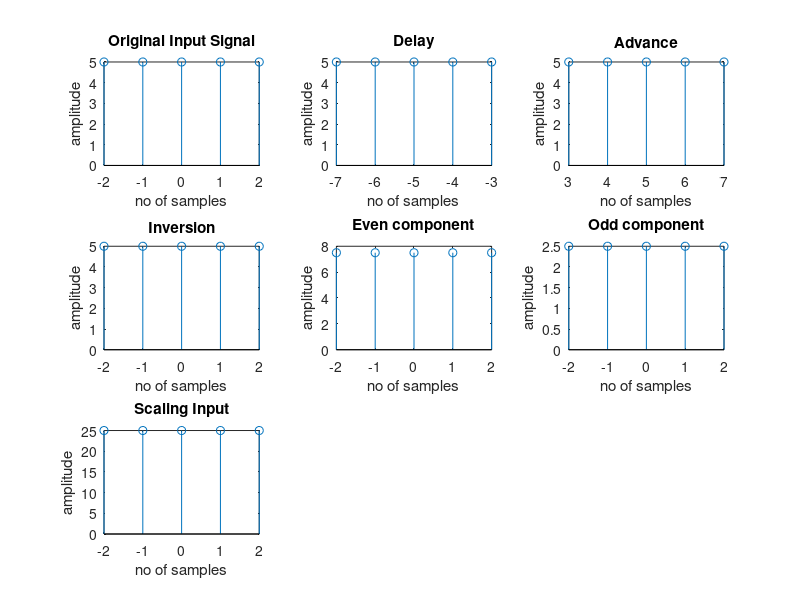

This figure's MATLAB source:
n=input('Enter number of samples: ');
for i=1:n
    y(i)=input('Enter number: ');
end

di=floor(n/2);
x=-di:di;
subplot(3,3,1);
stem(x,y);
xlabel('no of samples');
ylabel('amplitude');
title('Original Input Signal');

d=input('Enter delay value: ');
subplot(3,3,2);
x=-di-d:di-d;
stem(x,y);
xlabel('no of samples');
ylabel('amplitude');
title('Delay');

a=input('Enter advance value: ');
subplot(3,3,3);
x=-di+a:di+a;
stem(x,y);
xlabel('no of samples');
ylabel('amplitude');
title('Advance');

subplot(3,3,4);
d=floor(n/2);
x=-d:d;
y1=fliplr(y);
stem(x,y1);
xlabel('no of samples');
ylabel('amplitude');
title('Inversion');

subplot(3,3,5);
y2=y1+y/2;
stem(x,y2);
xlabel('no of samples');
ylabel('amplitude');
title('Even component');

subplot(3,3,6);
y2=y-y1/2;
stem(x,y2);
xlabel('no of samples');
ylabel('amplitude');
title('Odd component');

sc= input('Enter scaling factor: ');
subplot(3,3,7);
y2=y*sc;
stem(x,y2);
xlabel('no of samples');
ylabel('amplitude');
title('Scaling Input');




